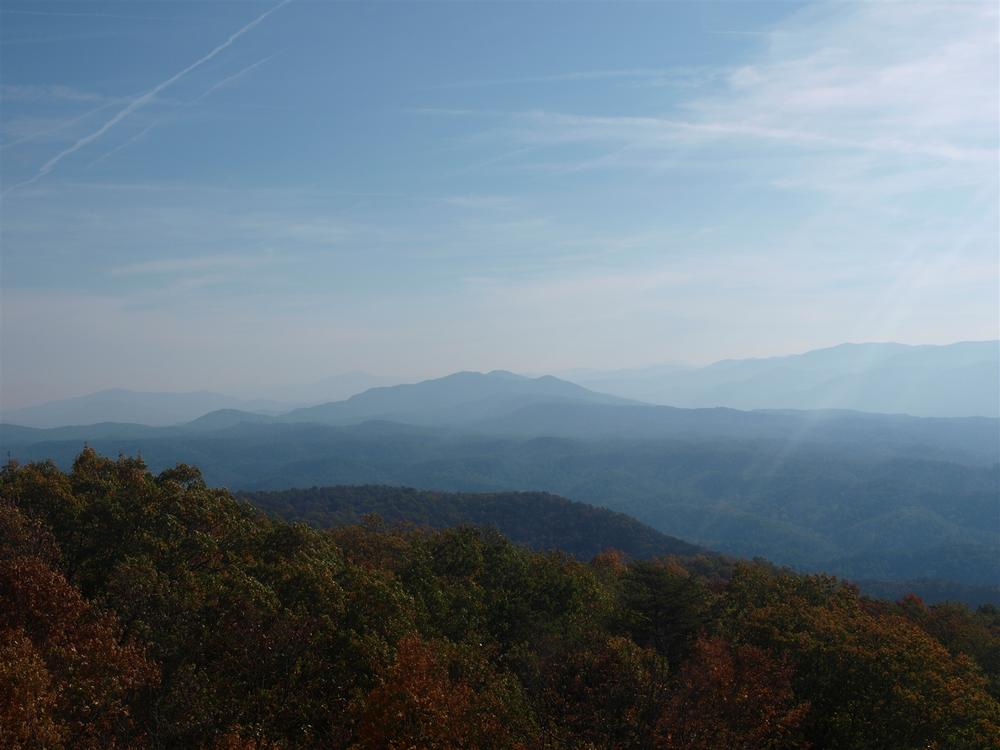
#> input picture data/frames/lookrock/grsm_20161101_1100.jpg, 1000 x 750 px, given in place of grsm_20161120_1200.jpg, which was not available
$ python step1b_november.py
#> lines starting #> are read from the running program, lines starting #| are printed output that depends on the picture
### pluma/haze/fit.py
"""Koschmieder haze fit (plan sections 3 and 5).

All image values are linear-light luminance in 0..1.
Distances are metres; beta is returned per metre (multiply by 1e6 for Mm^-1).
"""
from __future__ import annotations

from dataclasses import dataclass

import numpy as np
from scipy.stats import theilslopes, linregress


def srgb_to_linear(x: np.ndarray) -> np.ndarray:
    """x in 0..1 -> linear light."""
    return np.where(x <= 0.04045, x / 12.92, ((x + 0.055) / 1.055) ** 2.4)
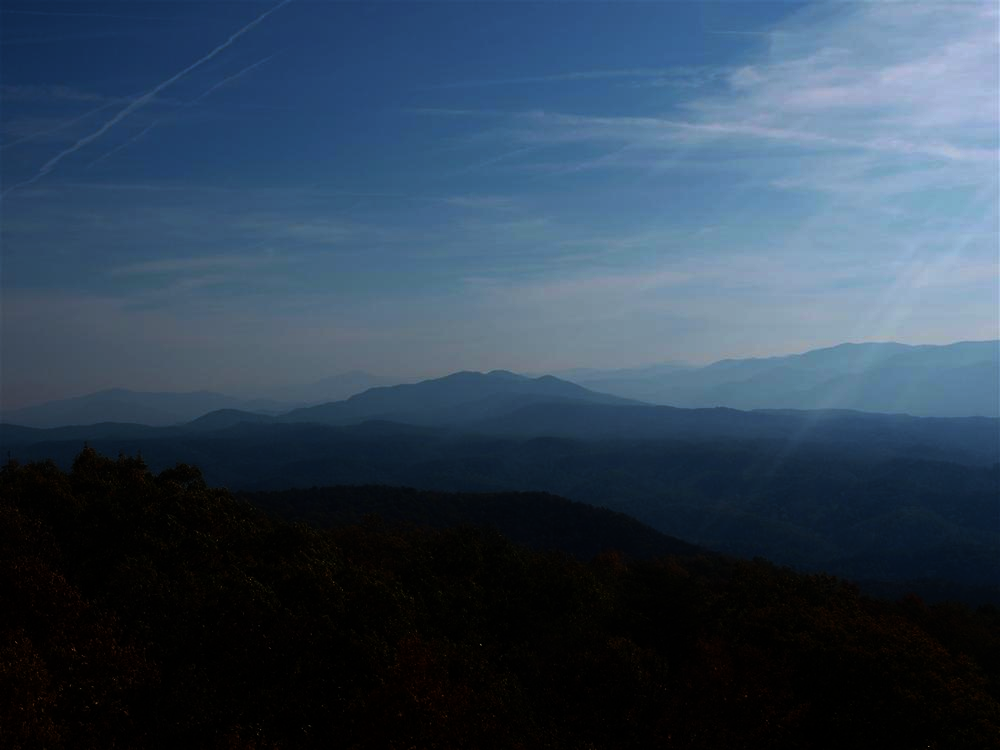
#> returned value: shape (750, 1000, 3) float64; mean of channels 0, 1, 2 0.193, 0.265, 0.339; drawn as R, G, B


def luminance(rgb_lin: np.ndarray) -> np.ndarray:
    """Rec.709 luminance from linear RGB [H,W,3]."""
    return rgb_lin @ np.array([0.2126, 0.7152, 0.0722])
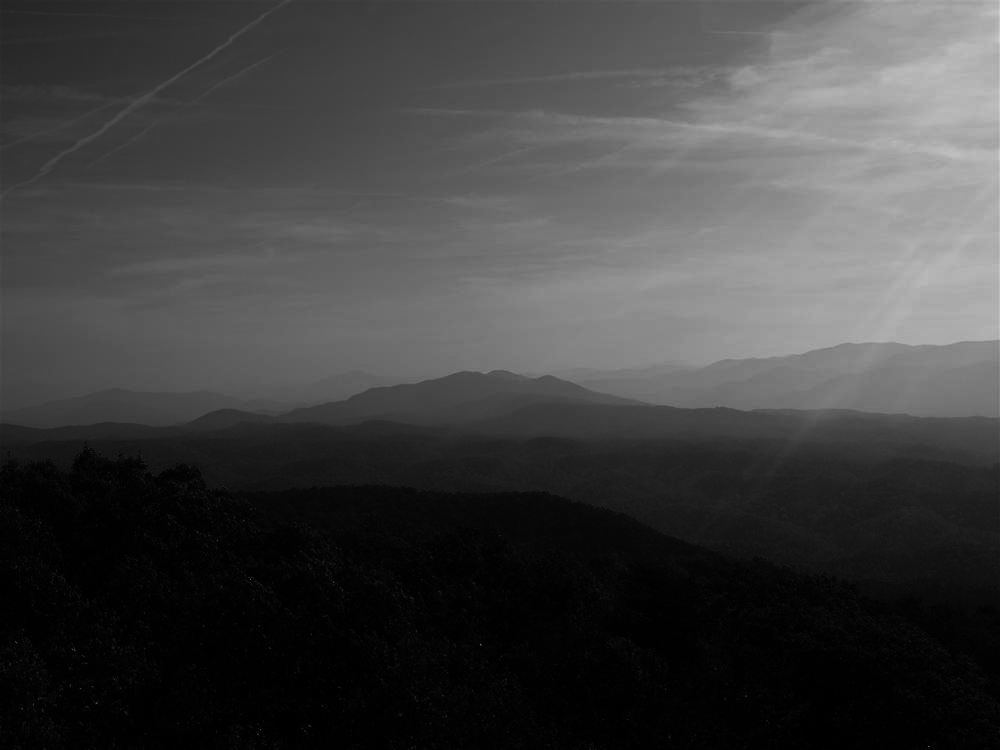
#> returned value: shape (750, 1000) float64; min 6.45e-05, max 0.825, mean 0.255


def band_median(img: np.ndarray, mask: np.ndarray) -> float:
    return float(np.median(img[mask]))


@dataclass
class FitResult:
    beta_per_m: float          # fitted extinction (or delta-beta for differential)
    ci_per_m: tuple[float, float]
    intercept: float
    r2: float                  # straightness of ln(A-I) vs d (OLS r^2)
    d_m: np.ndarray            # distances used
    y: np.ndarray              # ln(A - I) or dy values used
    sky: float                 # A
    band_vals: np.ndarray      # I_i

    @property
    def beta_Mm(self) -> float:
        return self.beta_per_m * 1e6


# [22 lines left out: functions _robust_line, beta_absolute, not called in this run]


@dataclass
class AnchoredResult:
    beta_per_m: float
    jackknife_per_m: tuple[float, float]   # min/max of leave-one-band-out fits
    A: float                               # fitted horizon airlight (inside the haze)
    gain: float                            # lighting change vs reference, from foreground
    r2: float                              # fit quality on band brightness
    d_m: np.ndarray
    I: np.ndarray
    J: np.ndarray                          # per-band intrinsic brightness (from reference)

    @property
    def beta_Mm(self) -> float:
        return self.beta_per_m * 1e6


# [47 lines left out: functions intrinsic_from_ref, _fit_A_beta, beta_anchored, not called in this run]


NOISE_FLOOR = 0.02  # |A - I| / A below this = band indistinguishable from the haze


# [35 lines left out: functions beta_windowed, beta_differential, not called in this run]

### scripts/step1b_november.py
"""Step 1 fix: anchored haze fit on every November 2016 midday frame, scored against
the Look Rock site's own extinction (3.912 / visual range).

Nothing is tuned on the test frames. The only calibration is beta_ref for the
20 Nov reference frame, taken from that hour's site visual range (plan sec 3.3).

Run: PYTHONPATH=. uv run python scripts/step1b_november.py
"""
from __future__ import annotations

import json
from pathlib import Path

import matplotlib
matplotlib.use("Agg")
import matplotlib.pyplot as plt
import numpy as np
from PIL import Image
from scipy.stats import spearmanr

from pluma.haze.fit import srgb_to_linear, luminance, beta_anchored, beta_absolute
from pluma.haze.gate import sky_texture, SKY_TEXTURE_MAX
from pluma.regions_lookrock import LANDMARKS, SKY, FOREGROUND, MILE

ROOT = Path(__file__).resolve().parents[1]
FR, META, OUT = ROOT / "data/frames/lookrock", ROOT / "data/nps_meta", ROOT / "out/step1"
REF = "20161120_1200"

names = list(LANDMARKS)
dist = np.array([LANDMARKS[n][0] * MILE for n in names])


def mask(shape, b):
    x0, x1, y0, y1 = b
    m = np.zeros(shape, bool)
    m[y0:y1, x0:x1] = True
    return m


def lum(p):
    return luminance(srgb_to_linear(np.asarray(Image.open(p).convert("RGB"), float) / 255))


def site_values():
    """Map 'YYYYMMDD_HHMM' -> site readings for noon frames from saved NPS metadata."""
    out = {}
    for f in META.glob("r*.json"):
        for r in json.loads(f.read_text())["Results"]:
            a = r["Asset"]
            t = a["LocalTimeString"]
            m, d, rest = t.split("/", 2)
            y, hm, ap = rest.split(" ")[:3]
            hh, mm = map(int, hm.split(":"))
            hh = hh % 12 + (12 if ap == "PM" else 0)
            key = f"{y}{int(m):02d}{int(d):02d}_{hh:02d}{mm:02d}"
            out[key] = {x["Name"]: x["Value"] for x in a["CustomNumberFields"]}
    return out


def shift(a, b):
    """Integer image shift of b relative to a by phase correlation (camera-move check)."""
    A, B = np.fft.fft2(a - a.mean()), np.fft.fft2(b - b.mean())
    R = A * np.conj(B)
    r = np.abs(np.fft.ifft2(R / (np.abs(R) + 1e-9)))
    dy, dx = np.unravel_index(np.argmax(r), r.shape)
    h, w = a.shape
    return (dx if dx < w // 2 else dx - w, dy if dy < h // 2 else dy - h)


site = site_values()
ref = lum(FR / f"grsm_{REF}.jpg")
shape = ref.shape
#> shape = (750, 1000)
sky, fg = mask(shape, SKY), mask(shape, FOREGROUND)
bands = [mask(shape, LANDMARKS[n][1]) for n in names]
#> (the run stopped early here; a loop or call above may not have finished)

$ run again, on data/frames/lookrock/grsm_20161101_1600.jpg
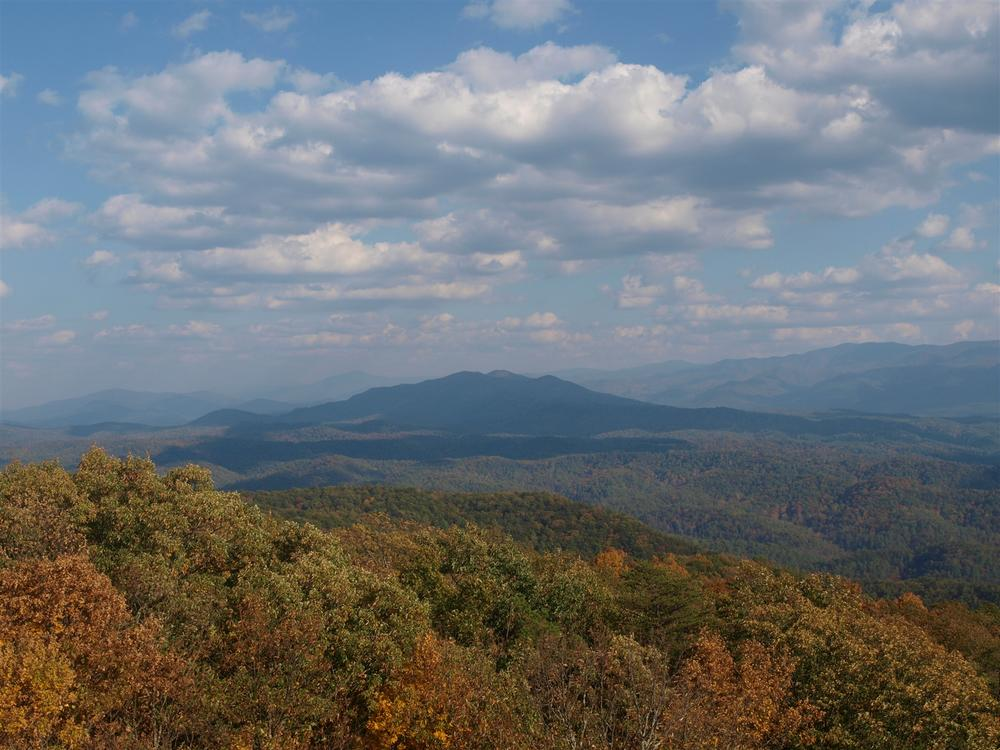
#> input picture data/frames/lookrock/grsm_20161101_1600.jpg, 1000 x 750 px, given in place of grsm_20161120_1200.jpg, which was not available
#> in srgb_to_linear, `return np.where(x <= 0.04045, x / 12.92, ((x + 0.055) / 1.055) ** 2.4)`:
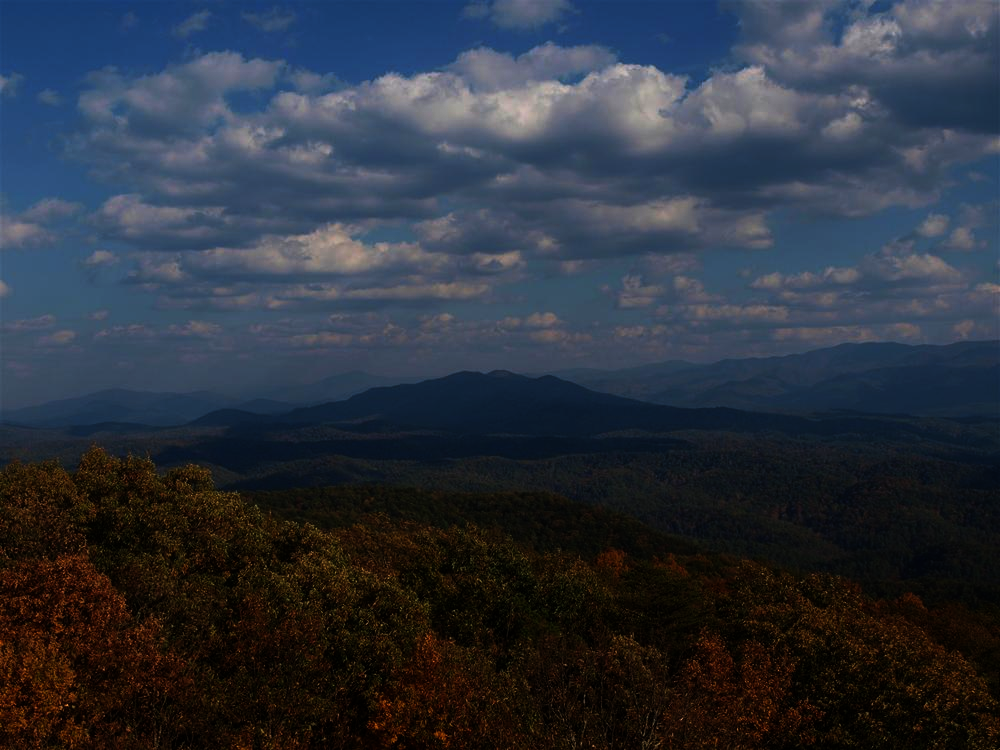
#> returned value: shape (750, 1000, 3) float64; mean of channels 0, 1, 2 0.178, 0.203, 0.248; drawn as R, G, B
#> in luminance, `return rgb_lin @ np.array([0.2126, 0.7152, 0.0722])`:
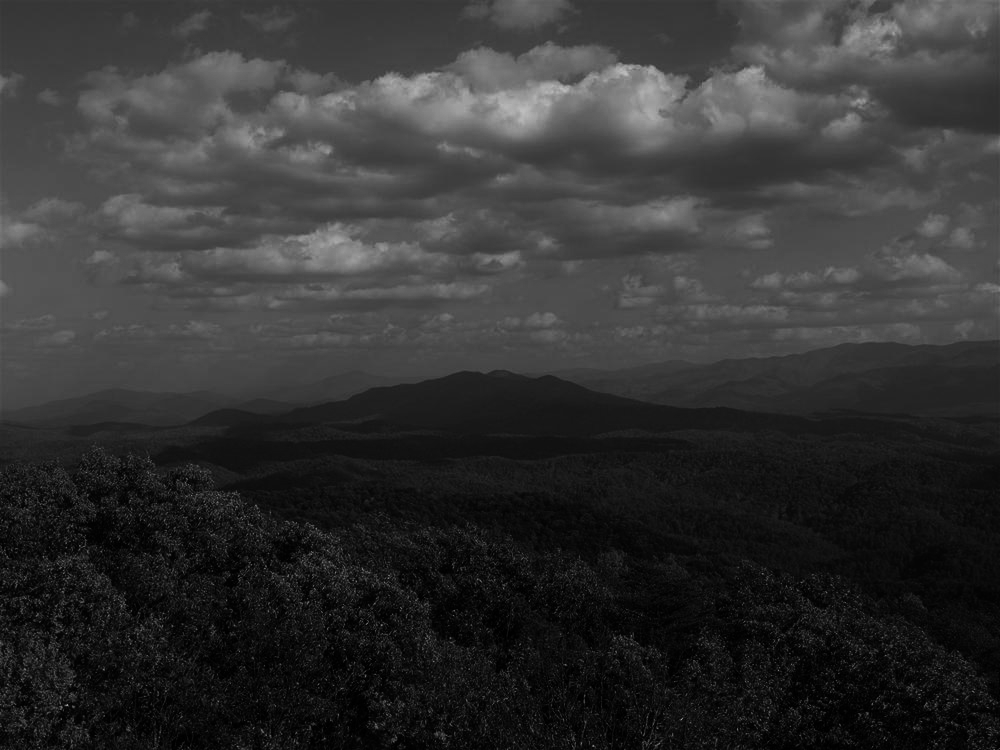
#> returned value: shape (750, 1000) float64; min 0.000258, max 0.747, mean 0.201

$ run again, on data/frames/lookrock/grsm_20161102_1100.jpg
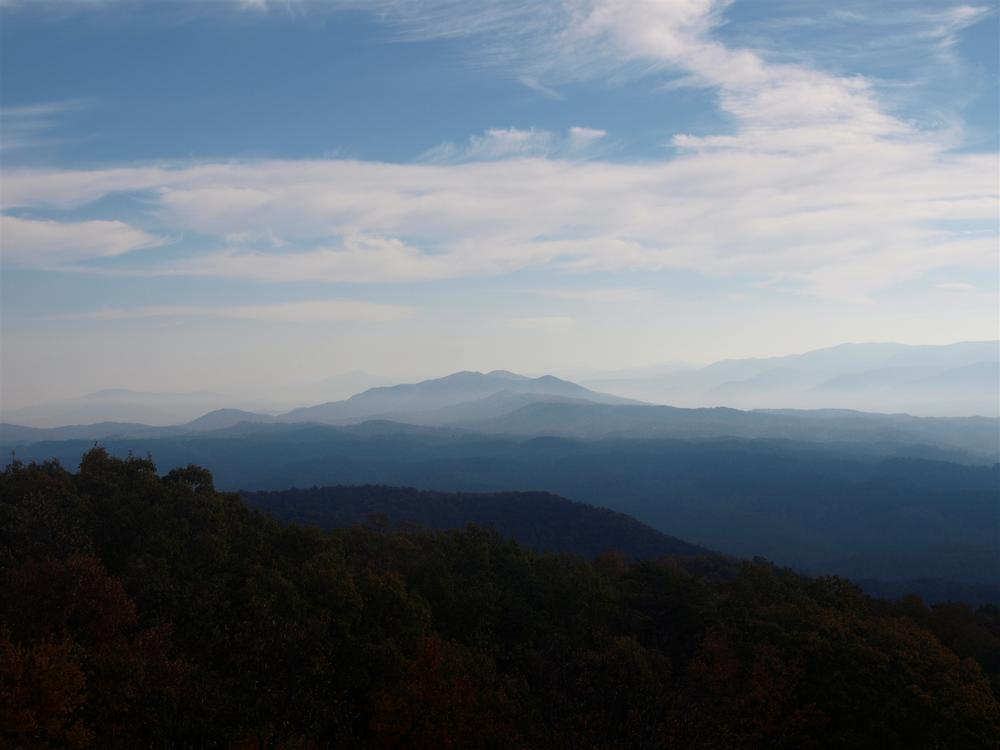
#> input picture data/frames/lookrock/grsm_20161102_1100.jpg, 1000 x 750 px, given in place of grsm_20161120_1200.jpg, which was not available
#> in srgb_to_linear, `return np.where(x <= 0.04045, x / 12.92, ((x + 0.055) / 1.055) ** 2.4)`:
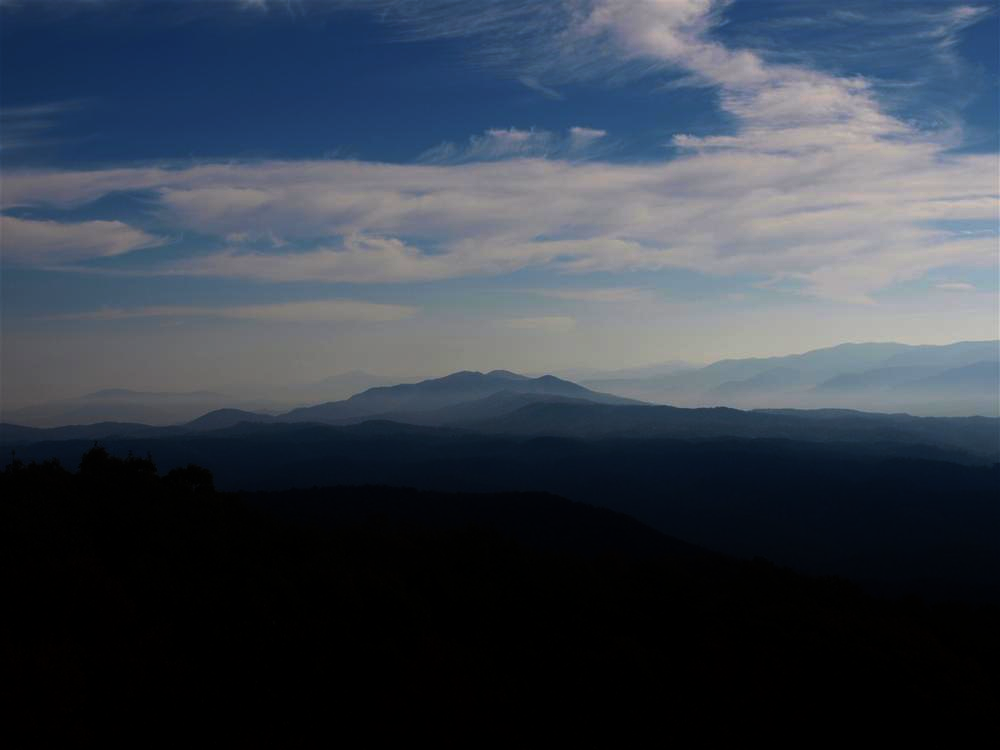
#> returned value: shape (750, 1000, 3) float64; mean of channels 0, 1, 2 0.223, 0.256, 0.303; drawn as R, G, B
#> in luminance, `return rgb_lin @ np.array([0.2126, 0.7152, 0.0722])`:
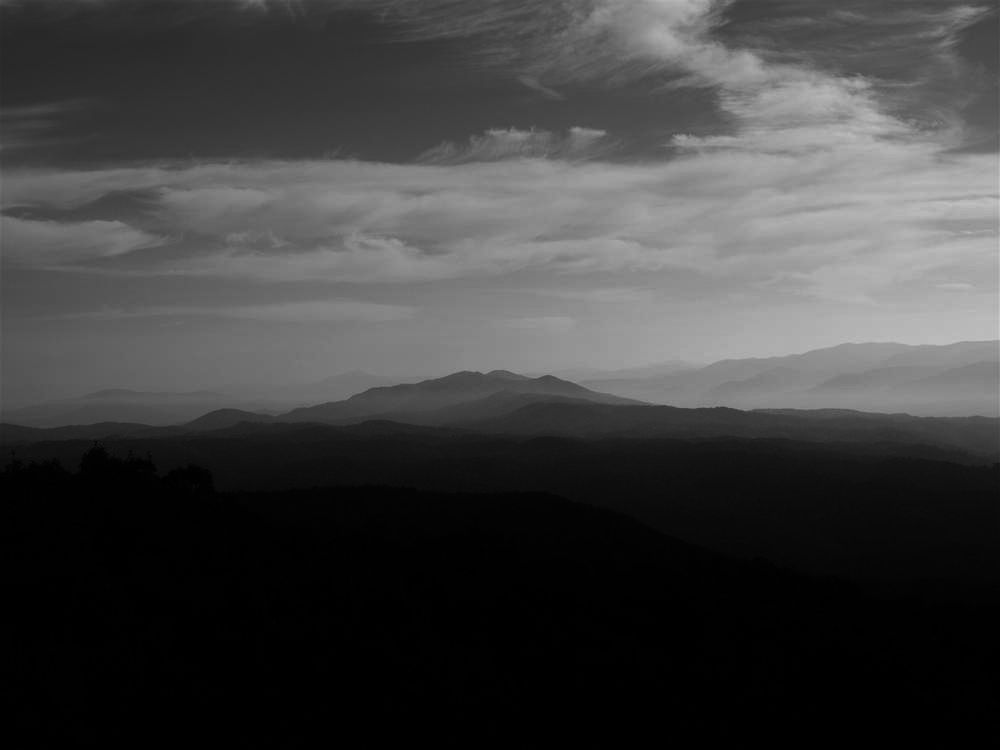
#> returned value: shape (750, 1000) float64; min 0, max 0.795, mean 0.253
